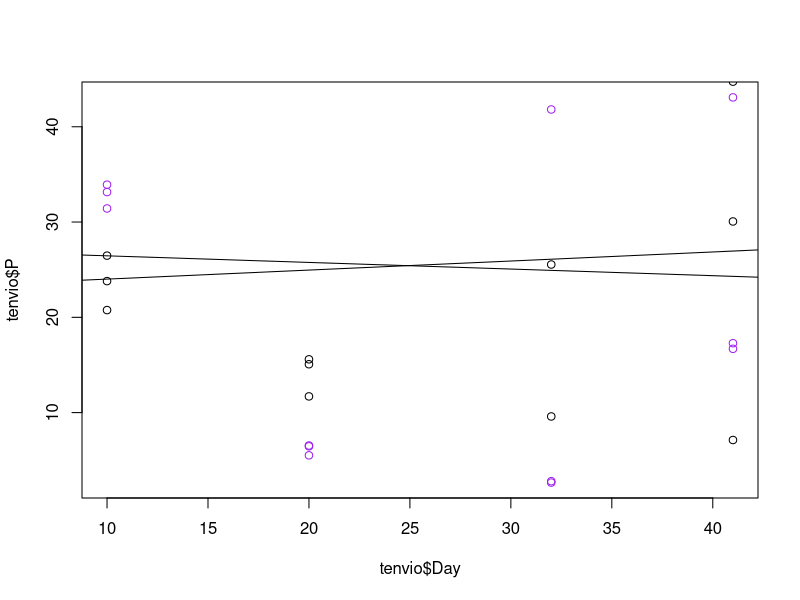
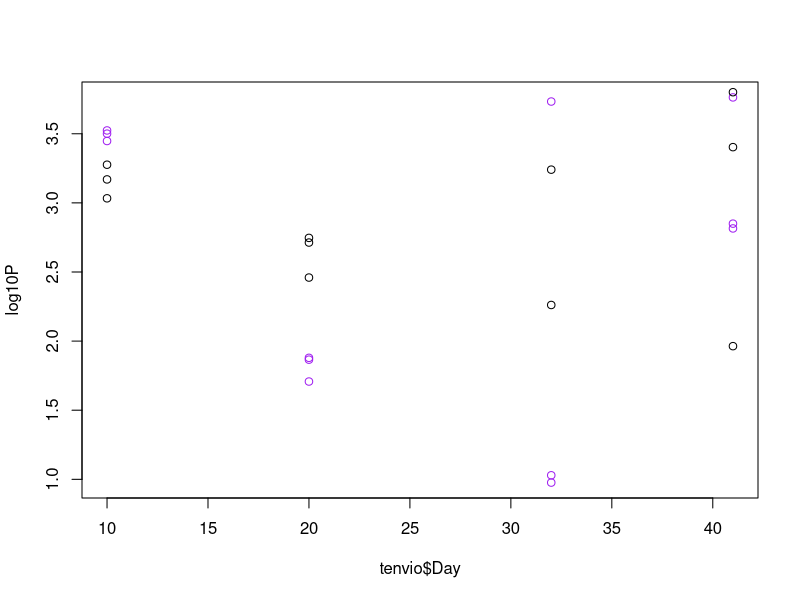
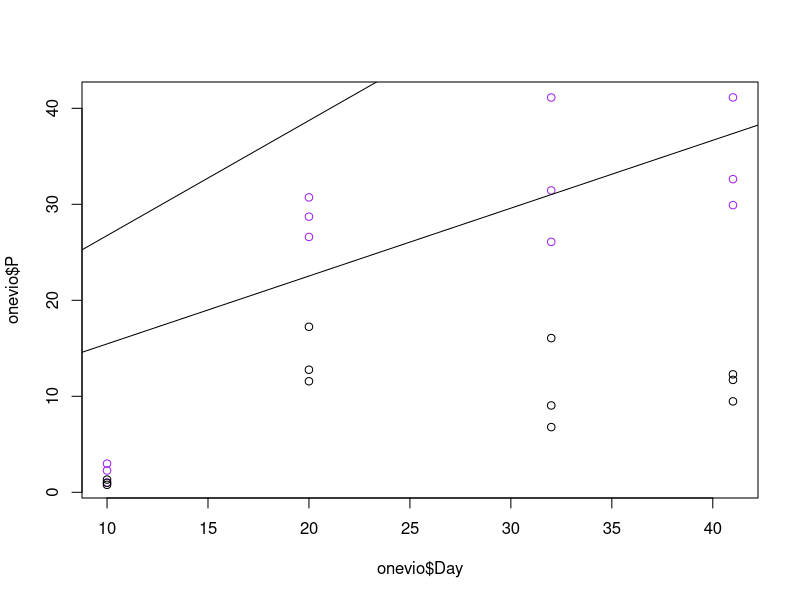

Generate these figures, in order, with R:
# Starvation Violacein Analysis
# Jared Brewer
# Created: July 21, 2015
# Modified: July 23, 2015

# The end goal here is to make a line plot and perform a regression analysis. 
# First, set your working directory, it doesn't necessarily matter where it is.
# Format is setwd ("directory")
# e.g. setwd("~/GitHub/JanthinoViol/data)

# Import the two data files that are being used here. In this case, it is the separate data from both one and ten day cultures.
# This could get messy.
tenvio <- read.csv("./StarvationViolacein_TenDay_07212015_WJB.csv", header = T)
onevio <- read.csv("./StarvationViolacein_OneDay_07212015_WJB.csv", header = T)

# This will plot the relevant points.
plot(tenvio$Day, tenvio$P, col='purple')
points(tenvio$Day, tenvio$W, col='black')
abline(lm(Day~P, data=tenvio, col='purple'))
abline(lm(Day~W, data=tenvio, col='black'))
# So, that doesn't look like anything worthwhile. I must wonder why.
# Could a bar plot be a better representation of the data? 

# Run a regression and look for differences, one at a time.
tenvioP.reg <- lm(Day~P, data=tenvio)
summary(tenvioP.reg)
log10P <- log(tenvio$P)
# Non-signficant P-value here. I'm not sure what else could be done.
# Caveat: I'm not convinced that violacein is a linear function of cell density?

tenvioW.reg <- lm(Day~W, data=tenvio)
summary(tenvioW.reg)
log10W <- log(tenvio$W)
# Same here. No signficant result. What now? Since they are not linear, is there a good way to normalize?
# Stuck.

# Attempt to plot the logarithmic transformation of the data - will this help?

plot(tenvio$Day, log10P, col='purple')
points(tenvio$Day, log10W, col='black')

#That might have helped.

plot(onevio$Day, onevio$P, col='purple')
points(onevio$Day, onevio$W, col='black')
abline(lm(Day~P, data=onevio, col='purple'))
abline(lm(Day~W, data=onevio, col='black'))

onevioP.reg <- lm(Day~P, data=onevio)
summary(onevioP.reg)
log1P <- log(onevio$P)

onevioW.reg <- lm(Day~W, data=onevio)
summary(onevioW.reg)
log1W <- log(onevio$W)

# The lines on this one seem a little erratic, but that might be able to be adjusted. 
# Again, how do I extract an equation from this? And why would that be helpful?
# ...